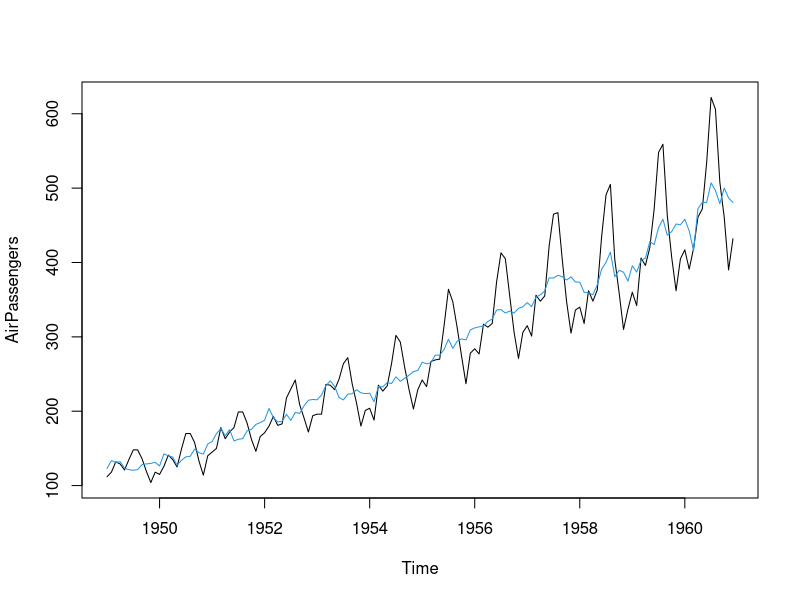

R code for this plot:
library(forecast)


### Name: seasadj
### Title: Seasonal adjustment
### Aliases: seasadj seasadj.stl seasadj.mstl seasadj.decomposed.ts
###   seasadj.tbats seasadj.seas
### Keywords: ts

### ** Examples

plot(AirPassengers)
lines(seasadj(decompose(AirPassengers,"multiplicative")),col=4)
